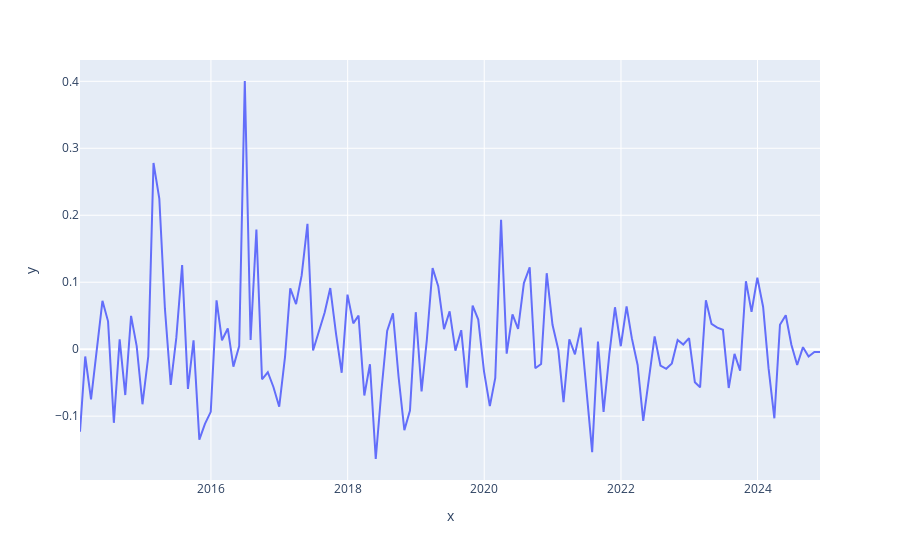

Here is the notebook cell this chart was saved with:
### Code cell
temp = px.line(data_frame=difflog, x=df.index, y=difflog)
temp

### Figure 1 — Plotly figure (JSON) as saved in the notebook; plotly's stock layout.template omitted (floating-point values rounded to 4 significant figures; data arrays with more than 128 entries replaced by an {"elided": "..."} marker saying what was removed)
{"data": [{"hovertemplate": "x=%{x}<br>y=%{y}<extra></extra>", "legendgroup": "", "line": {"color": "#636efa", "dash": "solid"}, "marker": {"symbol": "circle"}, "mode": "lines", "name": "", "orientation": "v", "showlegend": false, "type": "scatter", "x": {"elided": "131 str values"}, "xaxis": "x", "y": {"elided": "131 float values"}, "yaxis": "y"}], "layout": {"legend": {"tracegroupgap": 0}, "margin": {"t": 60}, "xaxis": {"anchor": "y", "domain": [0, 1], "title": {"text": "x"}}, "yaxis": {"anchor": "x", "domain": [0, 1], "title": {"text": "y"}}}}
